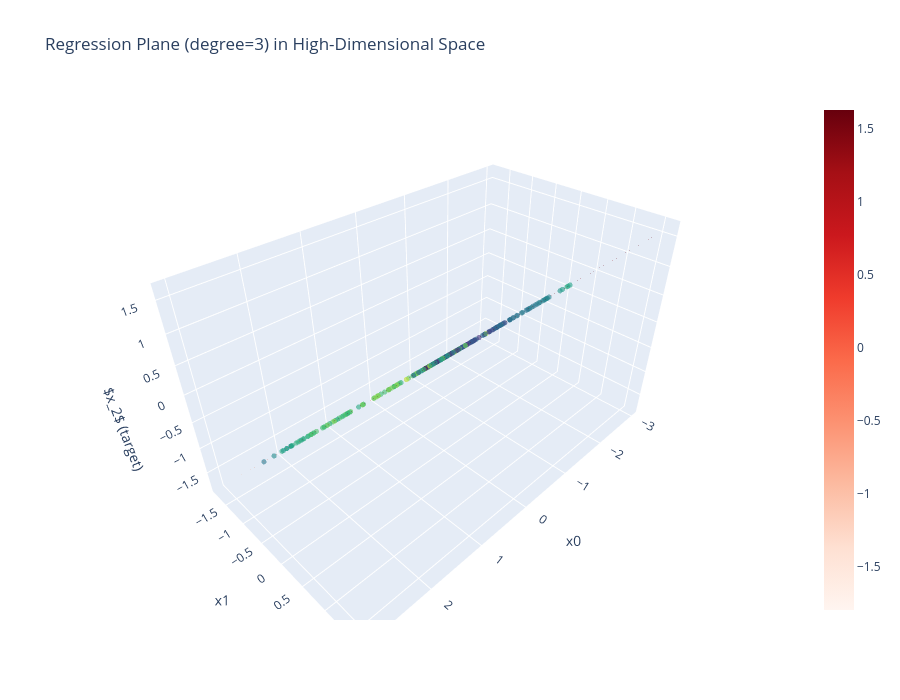

Source (notebook cell):
### Code cell
reg_high = LinearRegression().fit(X_poly, x2)

feat_a, feat_b = 0, 1

a_range = np.linspace(X_poly[:, feat_a].min(), X_poly[:, feat_a].max(), 30)
b_range = np.linspace(X_poly[:, feat_b].min(), X_poly[:, feat_b].max(), 30)
a_grid, b_grid = np.meshgrid(a_range, b_range)

grid_points = np.zeros((30 * 30, X_poly.shape[1]))
grid_points[:, feat_a] = a_grid.ravel()
grid_points[:, feat_b] = b_grid.ravel()

mean_vals = X_poly.mean(axis=0)
for i in range(X_poly.shape[1]):
    if i not in [feat_a, feat_b]:
        grid_points[:, i] = mean_vals[i]

z_pred = reg_high.predict(grid_points).reshape(30, 30)

fig = go.Figure()

fig.add_trace(go.Scatter3d(
    x=X_poly[:, feat_a], y=X_poly[:, feat_b], z=x2,
    mode='markers',
    marker=dict(size=3, color=x2, colorscale='Viridis', opacity=0.6),
    name='Data points'
))

fig.add_trace(go.Surface(
    x=a_grid, y=b_grid, z=z_pred,
    colorscale='Reds', opacity=0.5,
    name='Regression plane'
))

feature_names = poly.get_feature_names_out()
fig.update_layout(
    scene=dict(
        xaxis_title=feature_names[feat_a],
        yaxis_title=feature_names[feat_b],
        zaxis_title='$x_2$ (target)'
    ),
    height=700, width=900,
    title=f'Regression Plane (degree={DEGREE}) in High-Dimensional Space'
)
fig.show()

### Figure 1 — Plotly figure (JSON) as saved in the notebook; plotly's stock layout.template omitted (floating-point values rounded to 4 significant figures; data arrays with more than 128 entries replaced by an {"elided": "..."} marker saying what was removed)
{"data": [{"marker": {"color": {"elided": "300 float values"}, "colorscale": [[0, "#440154"], [0.1111, "#482878"], [0.2222, "#3e4989"], [0.3333, "#31688e"], [0.4444, "#26828e"], [0.5556, "#1f9e89"], [0.6667, "#35b779"], [0.7778, "#6ece58"], [0.8889, "#b5de2b"], [1, "#fde725"]], "opacity": 0.6, "size": 3}, "mode": "markers", "name": "Data points", "type": "scatter3d", "x": {"elided": "300 float values"}, "y": {"elided": "300 float values"}, "z": {"elided": "300 float values"}}, {"colorscale": [[0, "rgb(255,245,240)"], [0.125, "rgb(254,224,210)"], [0.25, "rgb(252,187,161)"], [0.375, "rgb(252,146,114)"], [0.5, "rgb(251,106,74)"], [0.625, "rgb(239,59,44)"], [0.75, "rgb(203,24,29)"], [0.875, "rgb(165,15,21)"], [1, "rgb(103,0,13)"]], "name": "Regression plane", "opacity": 0.5, "type": "surface", "x": {"elided": "30x30 float values"}, "y": {"elided": "30x30 float values"}, "z": {"elided": "30x30 float values"}}], "layout": {"height": 700, "scene": {"xaxis": {"title": {"text": "x0"}}, "yaxis": {"title": {"text": "x1"}}, "zaxis": {"title": {"text": "$x_2$ (target)"}}}, "title": {"text": "Regression Plane (degree=3) in High-Dimensional Space"}, "width": 900}}
